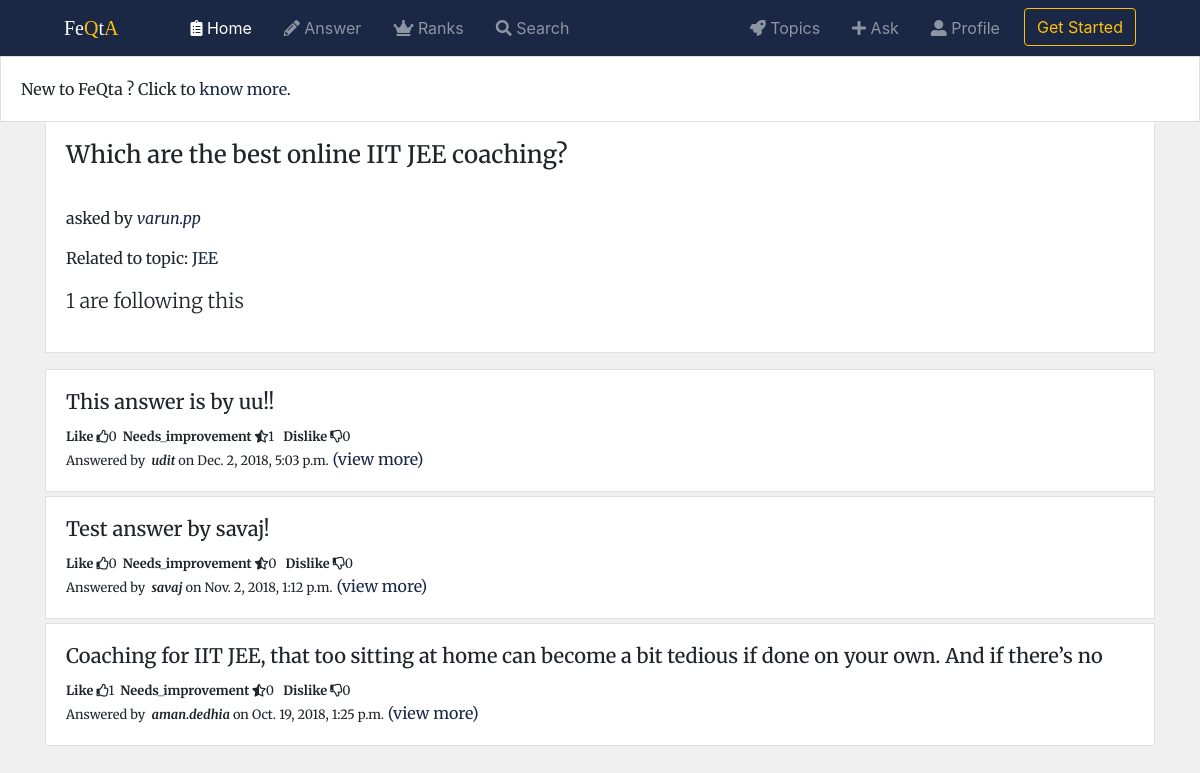
The page /FeQta/question/question-byvarunppnone-js3e/ on the database its author committed.
### FeQta/models.py (models this page shows, shortened)
class Question(models.Model):
    owner = models.ForeignKey(User, on_delete=models.CASCADE)
    topic = models.ForeignKey(Topic, on_delete=models.CASCADE)
    question = models.TextField()
    desc = models.TextField(null=True, blank=True)
    slug = models.SlugField(null=True, blank=True)
    followers = models.ManyToManyField(User, related_name='question_followed_by', blank=True)
    objects = QuestionManager()
    timestamp = models.DateTimeField(auto_now_add=True)
    updated = models.DateTimeField(auto_now=True)
    class Meta:
        ordering = ['-updated', '-timestamp']

class Topic(models.Model):
    name = models.CharField(max_length=100)
    desc = models.CharField(max_length=300, blank=True)
    followers = models.ManyToManyField(User, related_name='topics_followed', blank=True)
    topic_logo = models.FileField()
    slug = models.SlugField(null=True, blank=True)
    objects = TopicManager()
    def get_absolute_url(self):
        return reverse('FeQta:topic_detail', kwargs={'slug': self.slug})

class Answer(models.Model):
    owner = models.ForeignKey(User, on_delete=models.CASCADE)
    question = models.ForeignKey(Question, on_delete=models.CASCADE)
    answer = models.TextField(max_length=20000)
    likes = models.ManyToManyField(User, related_name='answers_liked', blank=True)
    needs_improvement = models.ManyToManyField(User, related_name='answers_needimp', blank=True)
    dislikes = models.ManyToManyField(User, related_name='answers_disliked', blank=True)
    timestamp = models.DateTimeField(auto_now_add=True)
    updated = models.DateTimeField(auto_now=True)
    slug = models.SlugField(null=True, blank=True)
    objects = AnswerManager()
    class Meta:
        ordering = ['-updated', '-timestamp']
    def get_absolute_url(self):
        return reverse('FeQta:answer_detail', kwargs={'slug': self.slug})

### FeQta/views.py (the view, shortened to what this page needs)
# urls.py: path('question/<slug>/', views.QuestionDetailView.as_view(), name="question_detail"),
class QuestionDetailView(DetailView):
    model = Question
    def get_context_data(self, *args, **kwargs):
        context = super(QuestionDetailView, self).get_context_data(*args, **kwargs)
        user = self.request.user
        question = self.object
        count = question.followers.all().count()
        context['count'] = count
        is_following = False
        if user in question.followers.all():
            is_following = True
        context['is_following'] = is_following
        return context

### FeQta/models.py (called while the page is built)
    def get_absolute_url(self):
        return reverse('FeQta:profile_detail', kwargs={'username': self.user.username})

    def get_queryset(self):
        return QuestionQuerySet(self.model, using=self._db)

    def get_queryset(self):
        return AnswerQuerySet(self.model, using=self._db)

### FeQta/templates/FeQta/question_detail.html (shortened to what this page needs)
{% extends "base.html" %}
{% block body %}
    <div class="card">
        <div class="card-body">
            <h4 class="card-title">{{ question.question }}</h4><br/>
            <p class="card-text">asked by <i><a href="{{question.owner.profile.get_absolute_url}}">{{ question.owner.username }}</a></i></p>
            <p class="card-text">Related to topic: <a href="{{question.topic.get_absolute_url}}">{{question.topic.name}}</a> </p>
            <p class="mt-3 lead">{{count}} are following this</p>
        </div>
    </div>
    <div class="mt-3">
        {% for ans in question.answer_set.all %}
        <div class="card mb-1">
                <div class="card-body">
                    {% include 'FeQta/snippets/answer_card.html'%}
                </div>
        </div>
        {% endfor %}
    </div>
{% endblock %}

### FeQta/templates/FeQta/snippets/answer_card.html
<h5 class="card-text" style="height:25px;overflow: hidden">{{ ans.answer }}</h5>
<small><b>Like</b>&nbsp;<i class="far fa-thumbs-up"></i>{{ ans.likes.count }}&nbsp;&nbsp;<b>Needs_improvement</b>&nbsp;<i class="fas fa-star-half-alt"></i>{{ans.needs_improvement.count}}&nbsp;&nbsp;
    <b>Dislike</b>&nbsp;<i class="far fa-thumbs-down"></i>{{ans.dislikes.count}}</small><br/>
<small>Answered by &nbsp;<i><b>{{ans.owner}}</b></i>&nbsp;on
{{ans.timestamp}}</small>
<a href="{{ans.get_absolute_url}}">(view more)</a>

### templates/snippets/css.html (style rules this page uses)
body { background: #f0f0f0; }
a { color: #1b2845; }
.card { border-radius: 0; font-family: 'Merriweather', serif; }

### rows shown on the page
Question: question "Which are the best online IIT JEE coaching?", owner.username "varun.pp", topic.name "JEE"
Answer: answer "This answer is by uu!!", likes.count "0", needs_improvement.count "1", dislikes.count "0", owner "udit", timestamp "Dec. 2, 2018, 5:03 p.m."
Answer: answer "Test answer by savaj!", likes.count "0", needs_improvement.count "0", dislikes.count "0", owner "savaj", timestamp "Nov. 2, 2018, 1:12 p.m."
Answer: answer "Coaching for IIT JEE, that too sitting at home can become a bit tedious if done on your own. And if there’s no…", likes.count "1", needs_improvement.count "0", dislikes.count "0", owner "aman.dedhia", timestamp "Oct. 19, 2018, 1:25 p.m."

### other values the page prints
{{ count }} "1"
